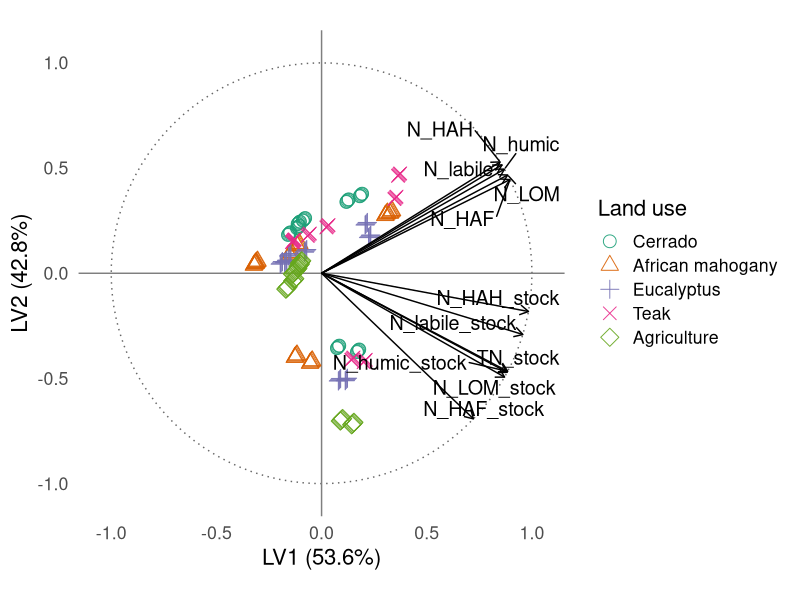

This chart was generated by the following R code: (Note: this script raises an error after producing the figure.)
# Carregar pacotes
library(pls)
library(ggplot2)
library(ggrepel)
library(dplyr)
library(readxl)
library(tidyr)


rm(list = ls())
cat("\014")  # limpa o console
if (dev.cur() != 1) dev.off()

# Carregar dados
dados <- read_excel("banco_dados.xlsx", sheet = "DADOS") %>% na.omit()

# Remover espaços ocultos nos nomes das colunas
names(dados) <- trimws(names(dados))

# Selecionar variáveis preditoras relacionadas ao nitrogênio
variaveis_N <- c("NLabil", "NMOL", "NTAF", "NTAH", "NTHum",
                 "EstNT", "EstNLabil", "EstNMOL", "EstNAF", "EstNAH", "EstNTHum")

X <- dados %>% select(all_of(variaveis_N))
Y_NT <- dados$NT
grupo <- factor(dados$Amb, levels = 1:5,
                labels = c("Cerrado", "African mahogany", "Eucalyptus", "Teak", "Agriculture"))
# Rodar o modelo PLSR
modelo <- plsr(Y_NT ~ ., data = X, ncomp = 2, validation = "LOO")

# Scores das amostras
scores_df <- as.data.frame(scores(modelo)[, 1:2])
colnames(scores_df) <- c("LV1", "LV2")
scores_df$Amb <- grupo

# Loadings normalizados
loadings_raw <- loadings(modelo)[, 1:2]
loadings_scaled <- sweep(loadings_raw, 1, sqrt(rowSums(loadings_raw^2)), FUN = "/")
loadings_df <- as.data.frame(loadings_scaled)
colnames(loadings_df) <- c("LV1", "LV2")
loadings_df$var <- rownames(loadings_df)
label_map_n <- c(
  "NLabil" = "N_labile",
  "NMOL" = "N_LOM",
  "NTAF" = "N_HAF",
  "NTAH" = "N_HAH",
  "NTHum" = "N_humic",
  "EstNT" = "TN_stock",
  "EstNLabil" = "N_labile_stock",
  "EstNMOL" = "N_LOM_stock",
  "EstNAF" = "N_HAF_stock",
  "EstNAH" = "N_HAH_stock",
  "EstNTHum" = "N_humic_stock"
)
loadings_df$label <- dplyr::recode(loadings_df$var, !!!label_map_n, .default = loadings_df$var)

# Círculo de correlação unitário
circle <- data.frame(
  x = cos(seq(0, 2 * pi, length.out = 100)),
  y = sin(seq(0, 2 * pi, length.out = 100))
)

# Variância explicada de X pelas duas primeiras componentes (em %)
expl_x <- explvar(modelo)[1:2]
label_x <- paste0("LV1 (", round(expl_x[1], 1), "%)")
label_y <- paste0("LV2 (", round(expl_x[2], 1), "%)")

# Gráfico final
p_biplot_nt <- ggplot() +
  geom_path(data = circle, aes(x = x, y = y), linetype = "dotted", color = "gray40") +
  geom_hline(yintercept = 0, color = "gray50") +
  geom_vline(xintercept = 0, color = "gray50") +
  geom_point(data = scores_df, aes(x = LV1, y = LV2, shape = Amb, color = Amb), size = 4, alpha = 0.9) +
  geom_segment(data = loadings_df, aes(x = 0, y = 0, xend = LV1, yend = LV2),
               arrow = arrow(length = unit(0.25, "cm")), color = "black") +
  geom_text_repel(data = loadings_df, aes(x = LV1, y = LV2, label = label), size = 5) +
  coord_fixed(xlim = c(-1.05, 1.05), ylim = c(-1.05, 1.05)) +
  scale_color_brewer(palette = "Dark2") +
  scale_shape_manual(values = 1:5) +
  labs(
    x = label_x,
    y = label_y,
    color = "Land use",
    shape = "Land use"
  ) +
  theme_minimal(base_size = 16) +
  theme(
    panel.grid = element_blank(),
    legend.position = "right"
  )
print(p_biplot_nt)
ggsave("../2-FIGURAS/biplot_plsr_nt.png", p_biplot_nt, width = 8, height = 8, dpi = 300)


# TABELA 1 – Estatísticas descritivas
tabela_descr <- X %>%
  summarise_all(list(
    media = mean,
    sd = sd,
    min = min,
    max = max,
    cv = ~ 100 * sd(.) / mean(.)
  )) %>%
  pivot_longer(cols = everything(),
               names_to = c("Variável", ".value"),
               names_sep = "_")


# TABELA 2 – Variância explicada
r2 <- R2(modelo, estimate = "train")

# Variância explicada acumulada para Y_NT
r2y <- round(100 * r2$val[1, 1, c("1 comps", "2 comps")], 2)

# Como explvar() funciona corretamente para X:
expl_x <- round( explvar(modelo)[1:2], 2)

# Montar tabela
tabela_r2 <- data.frame(
  Componente = c("LV1", "LV2"),
  R2X_acum = expl_x,
  R2Y_acum = r2y
)

# Verifique a estrutura
print(tabela_r2)


# Se for uma lista com matriz $val, use:
if (is.matrix(r2$val)) {
  r2x <- round(r2$val[1, 1:2] * 100, 2)
  r2y <- round(r2$val[2, 1:2] * 100, 2)
} else {
  r2x <- round(unlist(r2$val)[1:2] * 100, 2)
  r2y <- round(unlist(r2$val)[3:4] * 100, 2)
}

# TABELA 3 – Loadings das variáveis nas componentes
tabela_loadings <- as.data.frame(loadings(modelo)[, 1:2])
colnames(tabela_loadings) <- c("LV1", "LV2")
tabela_loadings$Variável <- rownames(tabela_loadings)
tabela_loadings <- tabela_loadings[, c("Variável", "LV1", "LV2")]

# Exibir no console
print("TABELA 1 – Estatísticas descritivas:")
print(tabela_descr, digits = 3)

print("TABELA 2 – Variância explicada por componente:")
print(tabela_r2)

print("TABELA 3 – Loadings das variáveis:")
print(tabela_loadings, digits = 3)






#========================== VIP scores (Variable Importance in Projection) ===========


# Função para calcular VIP scores
vip_pls <- function(object) {
  SS <- c(object$Yloadings[, 1]^2) * colSums(object$scores^2)
  W <- object$loading.weights
  p <- nrow(W)
  h <- ncol(object$scores)
  VIP <- rep(0, p)
  for (j in 1:p) {
    weight_sq <- W[j, ]^2
    VIP[j] <- sqrt(p * sum(SS * weight_sq) / sum(SS))
  }
  names(VIP) <- rownames(W)  # <- CORRETO
  return(VIP)
}



# Calcular VIP
vip_scores <- vip_pls(modelo)

# Tabela de VIPs
tabela_vip <- data.frame(
  Variável = names(vip_scores),
  VIP = round(vip_scores, 3)
) %>%
  arrange(desc(VIP))

# Visualizar
print("TABELA 4 – Importância das variáveis (VIP):")
print(tabela_vip)

# Gráfico tipo Wold VIP plot
ggplot(tabela_vip, aes(x = reorder(Variável, VIP), y = VIP)) +
  geom_segment(aes(xend = Variável, y = 0, yend = VIP), color = "blue", size = 0.7) +
  geom_point(color = "blue", size = 3.5) +
  geom_hline(yintercept = 0.8, linetype = "dashed", color = "black") +
  labs(
    title = "Variable importance according to VIP (Wold criterion)",
    x = "Predictor variables",
    y = "VIP Score"
  ) +
  theme_minimal(base_size = 16) +
  theme(
    axis.text.x = element_text(angle = 45, hjust = 1),
    plot.title = element_text(face = "bold", hjust = 0.5)
  )


#VIP > 1 → variável considerada importante para o modelo
#VIP < 0.8 → pouco relevante
#VIP entre 0.8 e 1 → relevância intermediária


# Exportar (opcional)
# write.csv(tabela_vip, "tabela_vip.csv", row.names = FALSE)






# ==========================
# FIGURA 4 – Y observado vs. Y predito
# ==========================

# Previsões do modelo com Y_NT
y_pred <- predict(modelo, ncomp = 2)
df_pred <- data.frame(
  Observado = Y_NT,
  Predito = y_pred[, , 1],
  LandUse = grupo
)

# Criar linha de tendência
modelo_lm <- lm(Predito ~ Observado, data = df_pred)
linha_trend <- data.frame(
  Observado = seq(min(df_pred$Observado), max(df_pred$Observado), length.out = 100)
)
linha_trend$Predito <- predict(modelo_lm, newdata = linha_trend)

# Gráfico com preenchimento e borda preta
ggplot(df_pred, aes(x = Observado, y = Predito)) +
  geom_point(aes(fill = LandUse), shape = 21, color = "black", size = 4, stroke = 1) +
  geom_line(data = linha_trend, aes(x = Observado, y = Predito), color = "black", linewidth = 1) +
  scale_fill_brewer(palette = "Dark2") +
  labs(
    title = "Observed versus predicted total nitrogen (PLSR)",
    x = "Observed NT",
    y = "Predicted NT",
    fill = "Land use"
  ) +
  theme_minimal(base_size = 16) +
  theme(
    legend.position = "right",
    plot.title = element_text(face = "bold", hjust = 0.5)
  )
